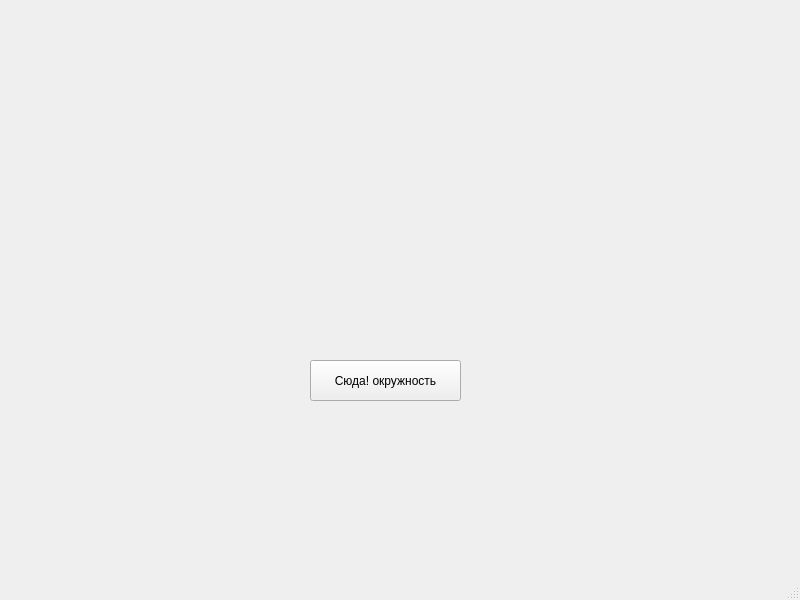
<?xml version="1.0" encoding="UTF-8"?>
<ui version="4.0">
 <class>MainWindow</class>
 <widget class="QMainWindow" name="MainWindow">
  <property name="geometry">
   <rect>
    <x>0</x>
    <y>0</y>
    <width>800</width>
    <height>600</height>
   </rect>
  </property>
  <property name="windowTitle">
   <string>MainWindow</string>
  </property>
  <widget class="QWidget" name="centralwidget">
   <widget class="QPushButton" name="qwer">
    <property name="geometry">
     <rect>
      <x>310</x>
      <y>360</y>
      <width>151</width>
      <height>41</height>
     </rect>
    </property>
    <property name="text">
     <string>Сюда! окружность</string>
    </property>
   </widget>
  </widget>
  <widget class="QMenuBar" name="menubar">
   <property name="geometry">
    <rect>
     <x>0</x>
     <y>0</y>
     <width>800</width>
     <height>21</height>
    </rect>
   </property>
  </widget>
  <widget class="QStatusBar" name="statusbar"/>
 </widget>
 <resources/>
 <connections/>
</ui>
